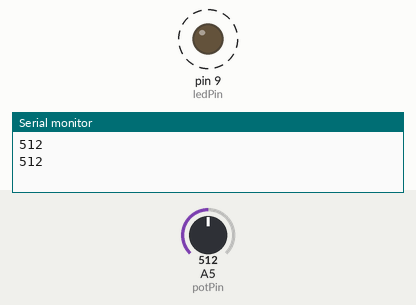
The sketch below on a simulated Arduino Uno, built with avr-gcc and run on an emulated ATmega328P. Parts: output pins drawn as LEDs (lit = HIGH), the last lines printed to the serial monitor. Dashed ring = blinking. Inputs (shaded band) come from the test bench; at power-on: A5 (potPin) = 512.

Above: at 1.8 s.
1.9 s: A5 (potPin) set to 306
At 2.2 s:
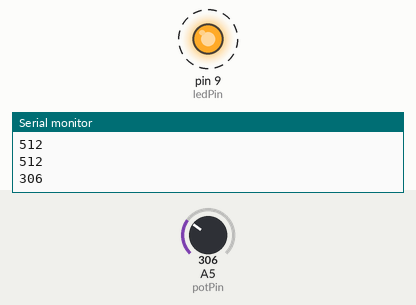
5.4 s: A5 (potPin) set to 122
At 5.56 s:
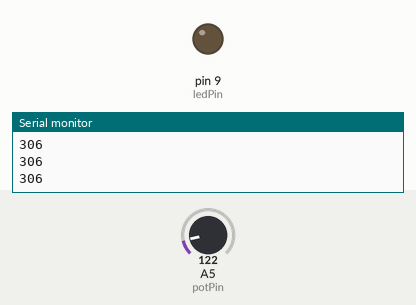
Timing chart, 0 to 14.9 s (numbered marks = the images above; inputs shaded):
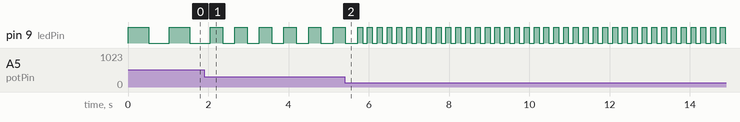

The sketch:

controlar_blink_potenciometro.ino
```cpp
int ledPin = 9;
int potPin = A5;
int tempo = 0;


void setup() {
  pinMode(ledPin, OUTPUT);
  pinMode(potPin, INPUT);
  Serial.begin(9600);
}

void loop() {
  tempo = analogRead(potPin);
  Serial.println(tempo);

  digitalWrite(ledPin, HIGH);
  delay(tempo);
  digitalWrite(ledPin, LOW);
  delay(tempo);
}
```

Measured:
- after the input at 1.9 s, pin 9 (ledPin): alternates HIGH for 0.31 s and LOW for 0.31 s, starting after 0.46 s
- by itself, pin 9 (ledPin): alternates HIGH for 0.51 s and LOW for 0.51 s
